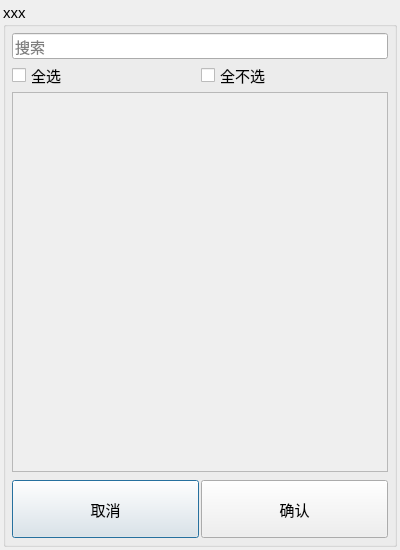
<?xml version="1.0" encoding="UTF-8"?>
<ui version="4.0">
 <class>table_column_condition</class>
 <widget class="QDialog" name="table_column_condition">
  <property name="geometry">
   <rect>
    <x>0</x>
    <y>0</y>
    <width>400</width>
    <height>550</height>
   </rect>
  </property>
  <property name="font">
   <font>
    <pointsize>11</pointsize>
   </font>
  </property>
  <property name="windowTitle">
   <string>筛选</string>
  </property>
  <layout class="QVBoxLayout" name="verticalLayout">
   <property name="spacing">
    <number>2</number>
   </property>
   <property name="leftMargin">
    <number>3</number>
   </property>
   <property name="topMargin">
    <number>3</number>
   </property>
   <property name="rightMargin">
    <number>3</number>
   </property>
   <property name="bottomMargin">
    <number>3</number>
   </property>
   <item>
    <widget class="QGroupBox" name="groupBox">
     <property name="title">
      <string>xxx</string>
     </property>
     <layout class="QVBoxLayout" name="verticalLayout_3" stretch="7,1">
      <property name="spacing">
       <number>2</number>
      </property>
      <property name="leftMargin">
       <number>3</number>
      </property>
      <property name="topMargin">
       <number>3</number>
      </property>
      <property name="rightMargin">
       <number>3</number>
      </property>
      <property name="bottomMargin">
       <number>3</number>
      </property>
      <item>
       <layout class="QVBoxLayout" name="verticalLayout_2">
        <property name="spacing">
         <number>2</number>
        </property>
        <property name="leftMargin">
         <number>3</number>
        </property>
        <property name="topMargin">
         <number>3</number>
        </property>
        <property name="rightMargin">
         <number>3</number>
        </property>
        <property name="bottomMargin">
         <number>3</number>
        </property>
        <item>
         <widget class="QLineEdit" name="search_key">
          <property name="placeholderText">
           <string>搜索</string>
          </property>
         </widget>
        </item>
        <item>
         <layout class="QHBoxLayout" name="horizontalLayout_2">
          <item>
           <widget class="QCheckBox" name="select_all">
            <property name="text">
             <string>全选</string>
            </property>
           </widget>
          </item>
          <item>
           <widget class="QCheckBox" name="not_select_all">
            <property name="text">
             <string>全不选</string>
            </property>
           </widget>
          </item>
         </layout>
        </item>
        <item>
         <widget class="QScrollArea" name="scroll_area">
          <property name="widgetResizable">
           <bool>true</bool>
          </property>
          <widget class="QWidget" name="scrollAreaWidgetContents">
           <property name="geometry">
            <rect>
             <x>0</x>
             <y>0</y>
             <width>378</width>
             <height>401</height>
            </rect>
           </property>
          </widget>
         </widget>
        </item>
       </layout>
      </item>
      <item>
       <layout class="QHBoxLayout" name="horizontalLayout">
        <property name="spacing">
         <number>2</number>
        </property>
        <property name="leftMargin">
         <number>3</number>
        </property>
        <property name="topMargin">
         <number>3</number>
        </property>
        <property name="rightMargin">
         <number>3</number>
        </property>
        <property name="bottomMargin">
         <number>3</number>
        </property>
        <item>
         <widget class="QPushButton" name="cancel">
          <property name="sizePolicy">
           <sizepolicy hsizetype="Minimum" vsizetype="Expanding">
            <horstretch>0</horstretch>
            <verstretch>0</verstretch>
           </sizepolicy>
          </property>
          <property name="text">
           <string>取消</string>
          </property>
         </widget>
        </item>
        <item>
         <widget class="QPushButton" name="confirm">
          <property name="sizePolicy">
           <sizepolicy hsizetype="Minimum" vsizetype="Expanding">
            <horstretch>0</horstretch>
            <verstretch>0</verstretch>
           </sizepolicy>
          </property>
          <property name="text">
           <string>确认</string>
          </property>
         </widget>
        </item>
       </layout>
      </item>
     </layout>
    </widget>
   </item>
  </layout>
 </widget>
 <resources/>
 <connections/>
</ui>
